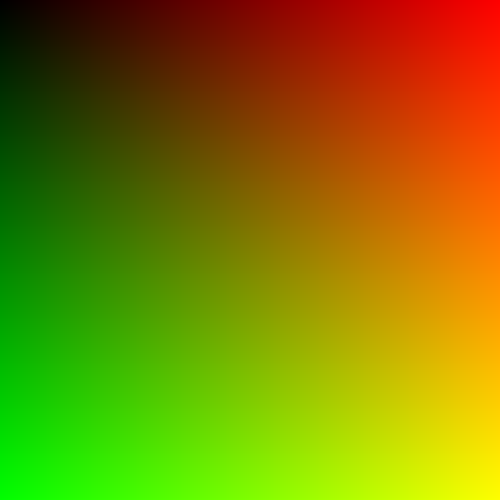
Frame 1 (no input)
Frame 60 (the mouse pressed at the canvas centre just before this capture): identical to frame 1, image omitted
Frame 120 (the mouse held since frame 60 and released just before this capture): identical to frame 1, image omitted

The Processing sketch that drew this single still picture (run headless with seeded random() and noise(); from frame 60 on, the mouse is pressed at the canvas centre):

// Processing sketch: brightMidleBleed
// ── brightMidleBleed.pde
void setup() {
        size(500, 500);
}

void draw(){
        loadPixels();

        for (int y = 0;  y  <  height; y++){

                for(int x = 0; x < width; x++){

                        pixels[y * width + x] = color( map(x, 0, width - 1, 0, 255),
                                                                                 map(y,0, height -1, 0, 255),
                                                                                  0);
                }
        }
        updatePixels();
}
